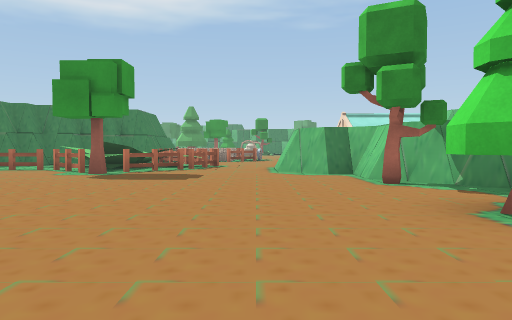
view 1 (above)

24 first-person views from a walk through a scene from a Unity 3-D project. The camera is 0.56 m above the floor, tilts 2° down and sees 70° across. The floor is counted in squares, 1 m on a side. Each view is taken from the middle of a square. On the plan, view 1 faces up. The plan holds only what a view shows up to about 10 squares ahead; the rest is blank. The place goes on beyond the plan.

view 2
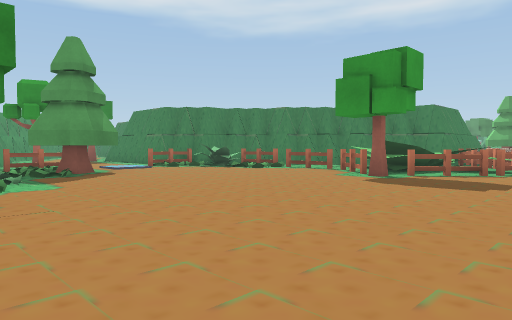

view 3
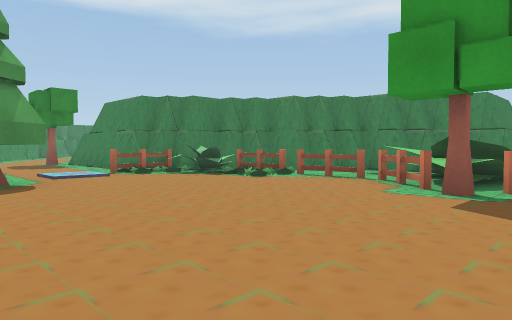

view 4
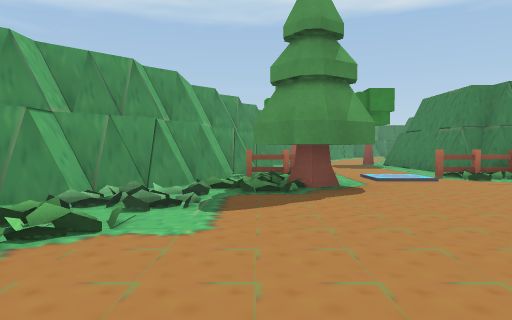

view 5
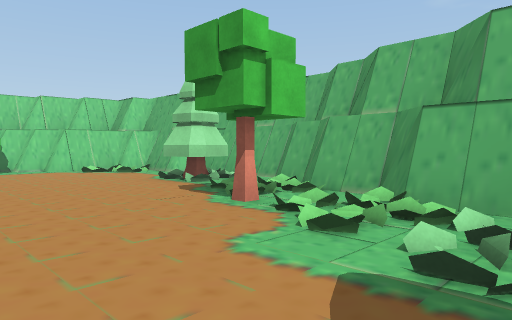

view 6
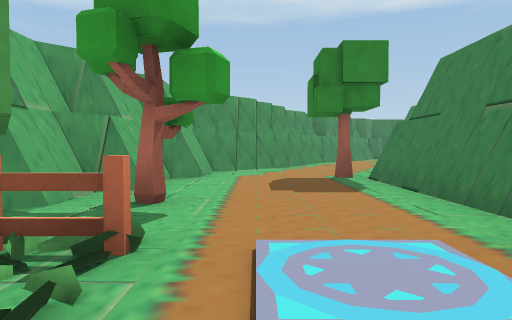

view 7
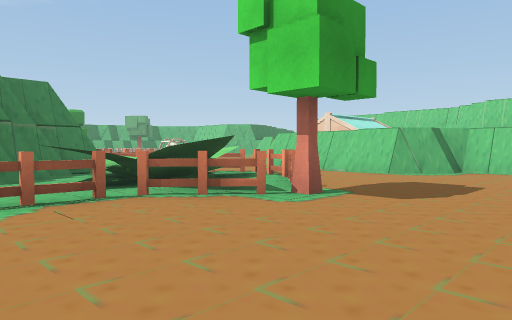

view 8
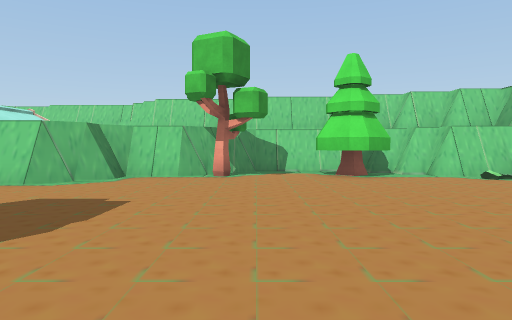

view 9
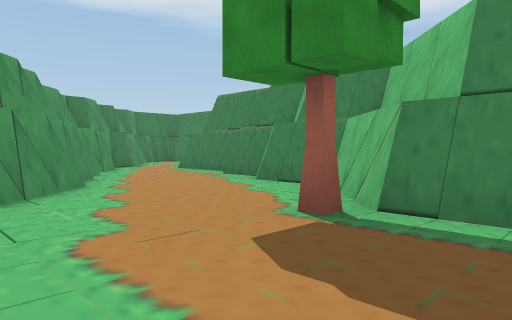

view 10
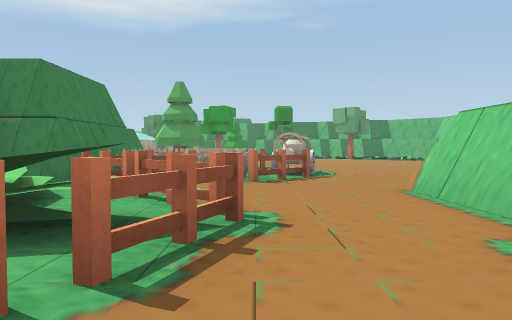

view 11
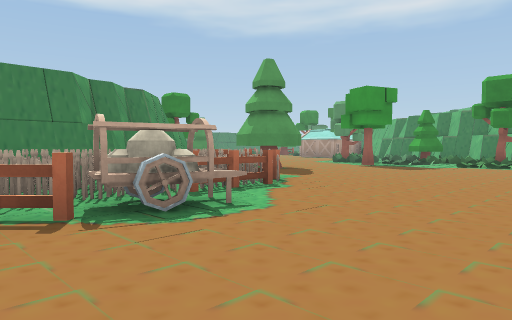

view 12
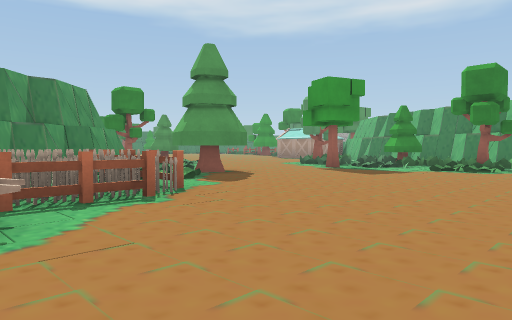

view 13
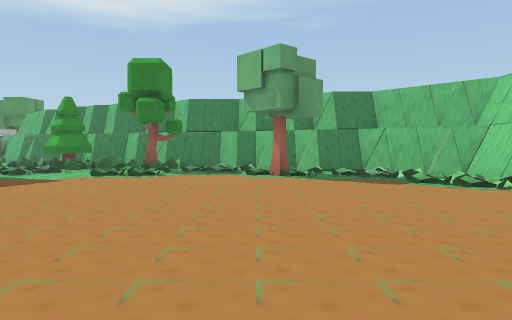

view 14
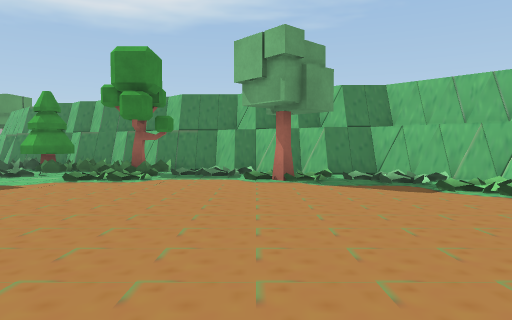

view 15
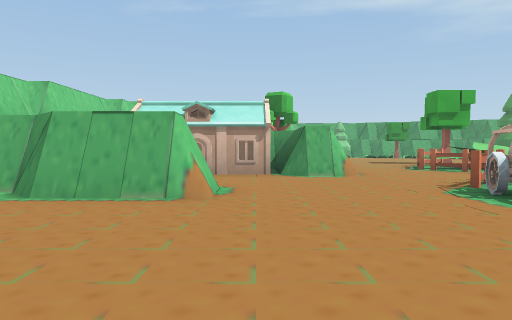

view 16
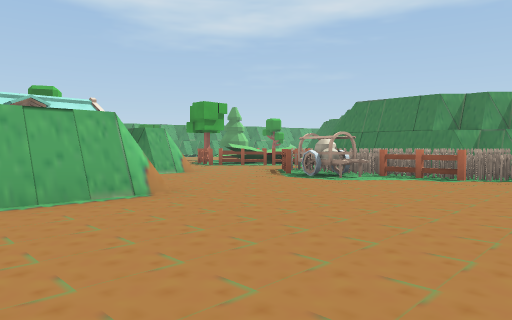

view 17
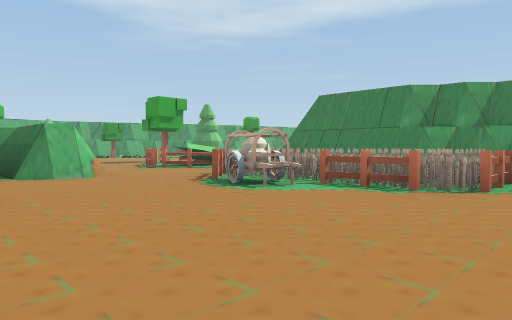

view 18
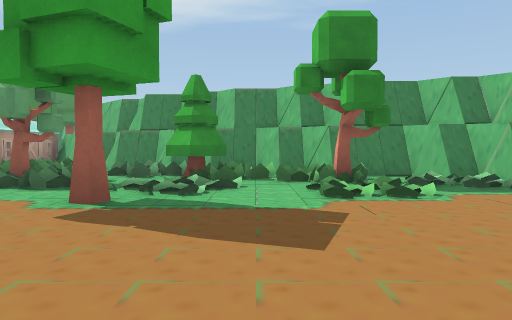

view 19
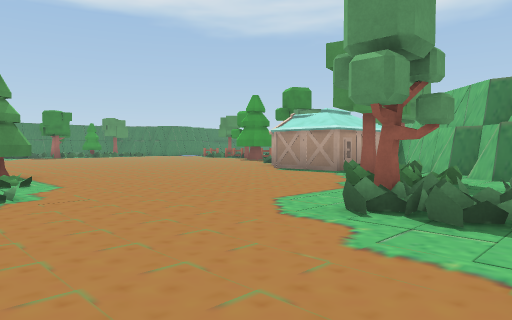

view 20
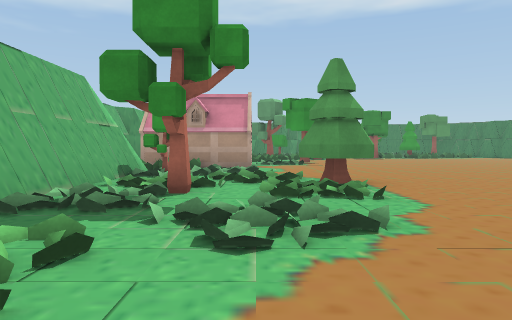

view 21
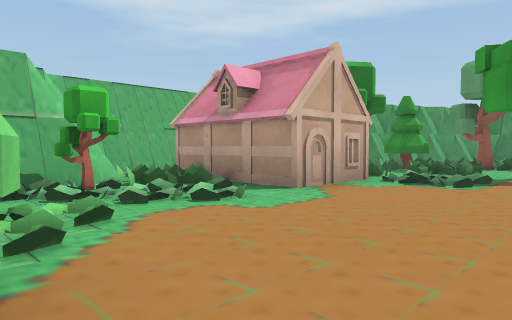

view 22
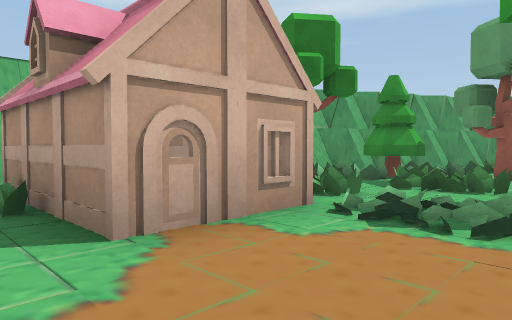

view 23
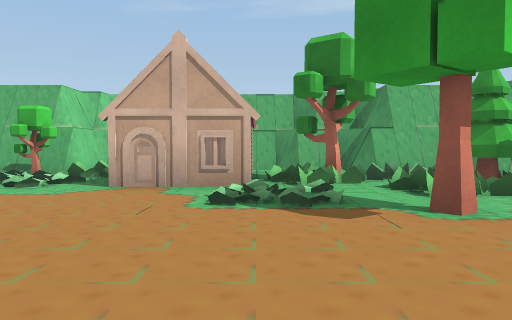

view 24
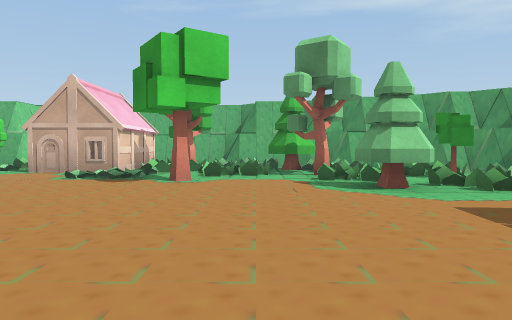

### Floor plan
Key: @ floor where view 1 was taken; # wall or solid block; . floor; = window, fence, low wall or low ledge; O other object.
Columns run from 23 left of view 1 to 6 right of it. Each row starts with its distance up from view 1.
 33               OO#
 32                O.##
 31    .           OO.##
 30   ...        ....O.###
 29  .....  ... .....O..O###
 28  ...... ..........O..O..=###
 27 ..................O..O..O..###
 26 OO...................O.OO....#
 25 ....O.......O.......O......O.O
 24 O.O.........OO...............O
 23 O.O.O.OOO.....OO..............
 22   OO.OO O.O..OO....OO.........
 21 ##...OO O.OO....O.OOO........
 20   ### OOO.#####  #  ..........
 19     #######       #OOO........
 18                   ##OOO.......
 17                    #OOOO......
 16                    #OOOO...##.
 15                    #OOO#...###
 14                   ##OOO.....
 13                   ##O.O.##..
 12                 ###=OO..##OOO
 11                ##==O##O.##OOO
 10  ####         ##. ==##..###
  9  ...#####    ##OOOO##O..##
  8 ##......##  ###=...OO...##
  7  ##.....O####O...........##
  6   ###........O...........O##
  5     ##.....................#
  4      ####..O.OOO.........O.#
  3         ####.OOO.........OO#
  2            ####.O..O......##
  1               ###.OO.....##
  0                 ####.OO@O#
 -1                    #######

Where each view was taken, in squares from view 1:
view 1: 0 up, 0 right, facing up
view 2: 1 up, 0 right, facing up-left
view 3: 3 up, 2 left, facing up-left
view 4: 3 up, 3 left, facing left
view 5: 4 up, 7 left, facing down-right
view 6: 5 up, 8 left, facing left
view 7: 5 up, 7 left, facing up-right
view 8: 5 up, 5 left, facing right
view 9: 4 up, 13 left, facing up-left
view 10: 8 up, 1 left, facing up
view 11: 14 up, 3 right, facing up-left
view 12: 16 up, 3 right, facing up-left
view 13: 18 up, 3 right, facing up
view 14: 19 up, 3 right, facing up
view 15: 20 up, 3 right, facing down
view 16: 20 up, 6 right, facing down-left
view 17: 20 up, 4 right, facing down-left
view 18: 21 up, 1 left, facing up
view 19: 23 up, 3 left, facing up-left
view 20: 23 up, 5 left, facing left
view 21: 26 up, 11 left, facing down-left
view 22: 25 up, 14 left, facing down-left
view 23: 28 up, 17 left, facing down
view 24: 31 up, 20 left, facing down
